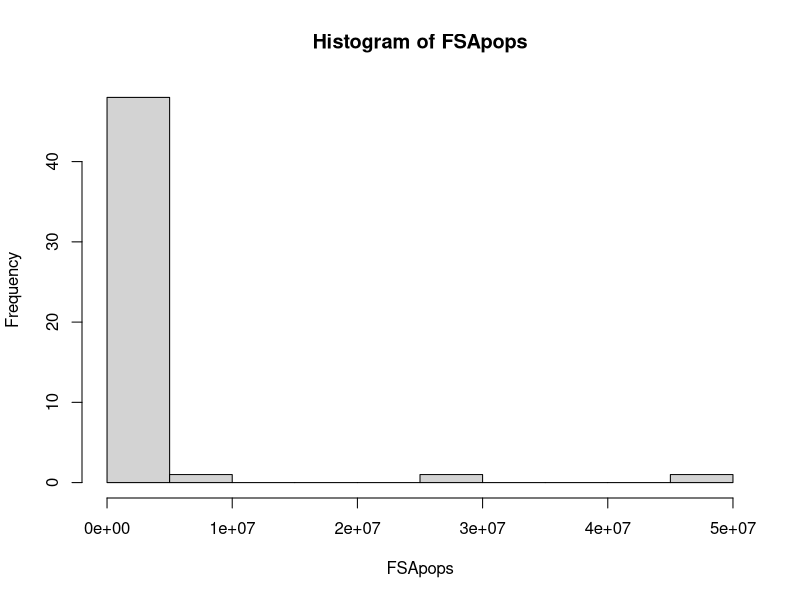

Here is the R script that generated this plot:
# ---------- HW3: Distributions and Functions -----------

# -------------------------------------------------------
# Task1: Write, test, and submit the necessary code in R
 # 1. Generate a normal distribution, or 1000 samples, with a mean of 80
 Distribution <- rnorm(1000, 80)

 # 2. Write a function
 # create a function called "myFunction" that takes three variables
myFunction <- function(vector, minimum, maximum)
 {
   # only keep the elements within the vector that are between the min and max, and store the number of eligible elements into the variable "count"
   count <- length(vector[vector >= minimum & vector <= maximum])
   # calculate the percentage and return the results
   return(count/length(vector))
 }
 # test the function
 myFunction(c(1,3,5,7,9,11), 2, 9)
 
 # 3. Use the function to see how many of your normal distribution samples are within the range of 79 to 81
 # pass the "distribution" as the vector parameter, 79 as the minimum parameter, and 81 as the maximum parameter
 myFunction(Distribution, 79, 81)

 # 4. Repeat 3 times, to see if the results vary
 # The results vary because everytime rnorm() would generate a different set of 1000 numbers.
 myFunction(rnorm(1000, 80), 79, 81) 
 myFunction(rnorm(1000, 80), 79, 81)
 myFunction(rnorm(1000, 80), 79, 81)

 # Task 2: Write, test, and submit the necessary code in R
 # install.packages("VGAM")
 library(VGAM)
 # 1 & 2
 # rpareto(n, m, s): generating random numbers that fit a Pareto distribution
 # n -- generate 51 values; m -- location parameter (set it to be about the population size of Wyoming); 
 # s -- vector of dispersion parameters.
 FSApops <- rpareto(51, 560000, 1)
 
 # 3. create a histogram that shows the distribution of state populations
 hist(FSApops)
 
 # 4. Report the actual mean and standard deviation of the 51 values stored in FSApops.
 mean(FSApops)
 sd(FSApops)
 
 # 5. Use a command to report the population of your largest fictional state and your smallest fictional state
 min(FSApops)
 max(FSApops)
